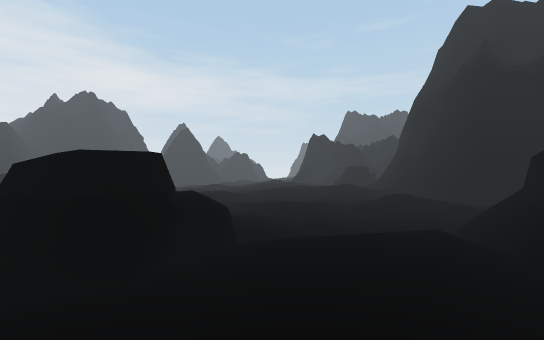
View 1 (above)

24 first-person views from a walk through a 3-D level made in the Unity game engine. The camera is 1.5 m above the floor, looks level and sees 90° across. The floor is counted in squares, 2 m on a side. Each view is taken from the middle of a square. On the plan, view 1 faces up. The plan holds only what a view shows up to about 10 squares ahead; the rest is blank. The place goes on beyond the plan. The player character is not drawn.

View 2
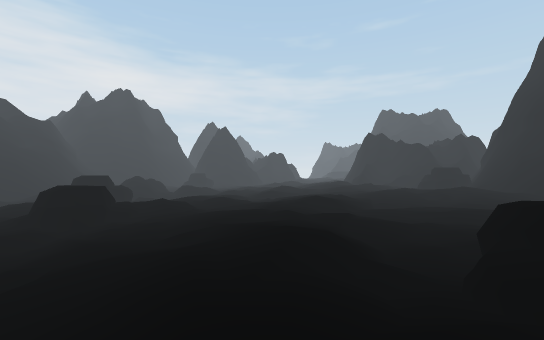

View 3
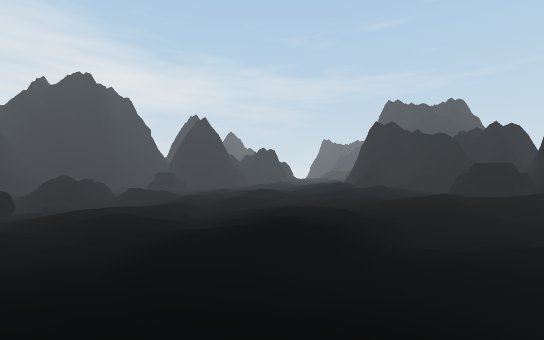

View 4
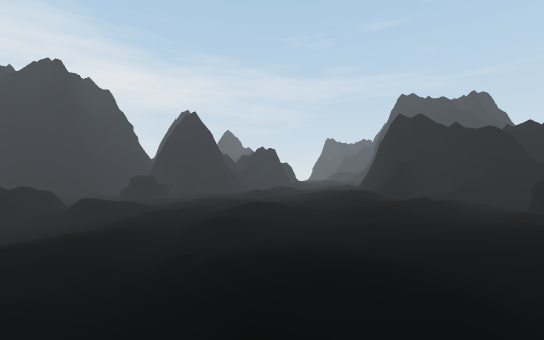

View 5
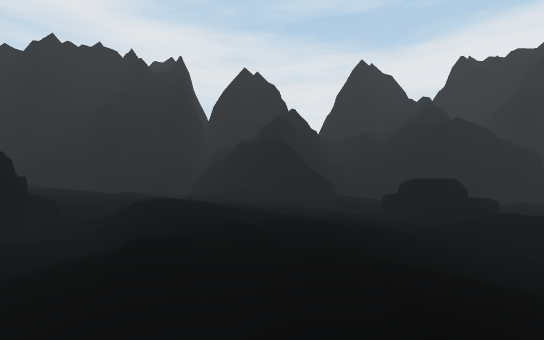

View 6
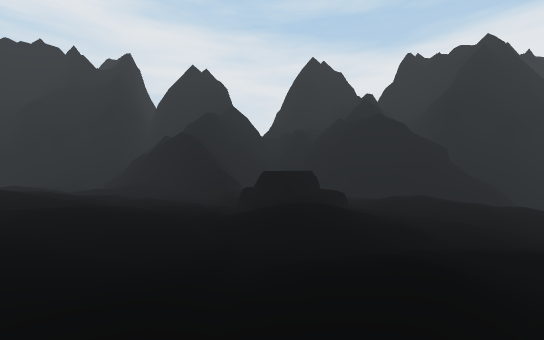

View 7
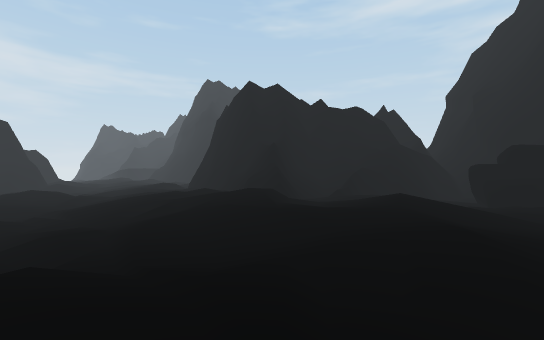

View 8
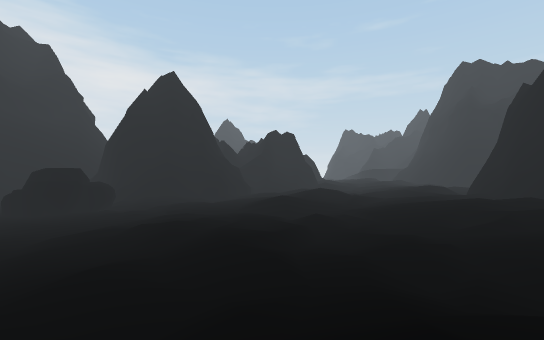

View 9
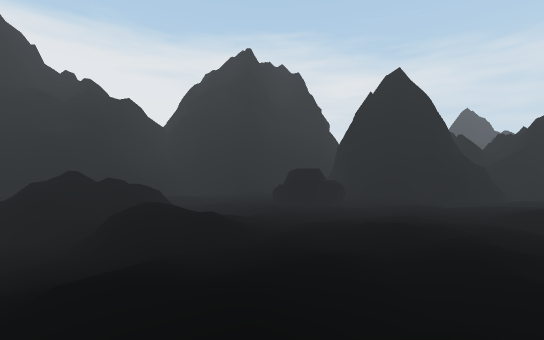

View 10
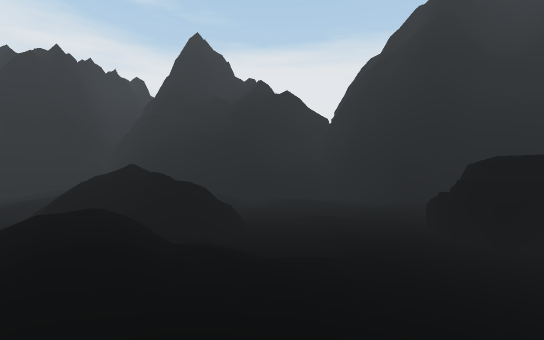

View 11
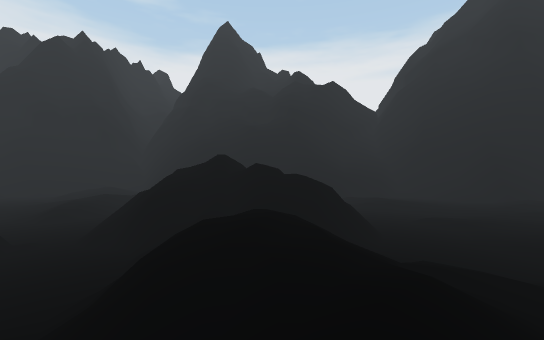

View 12
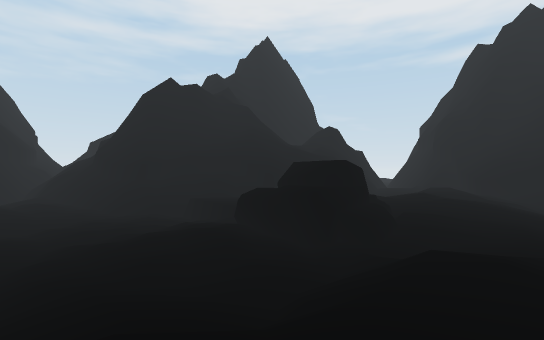

View 13
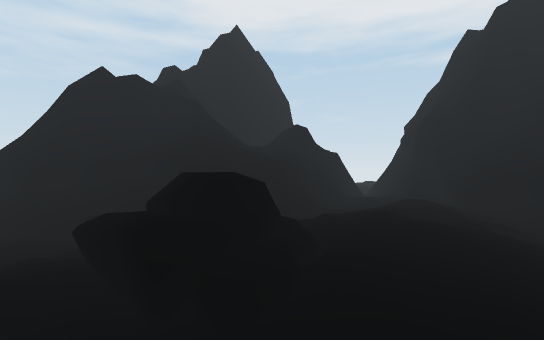

View 14
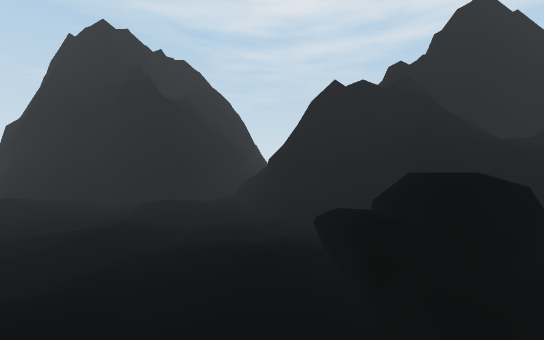

View 15
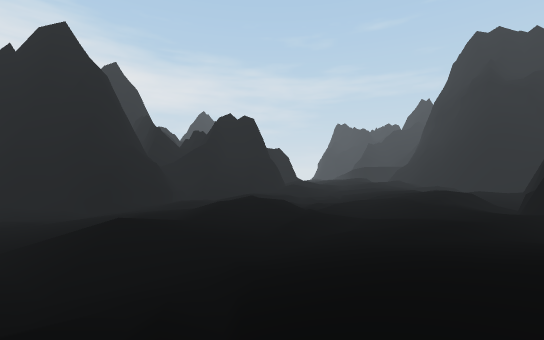

View 16
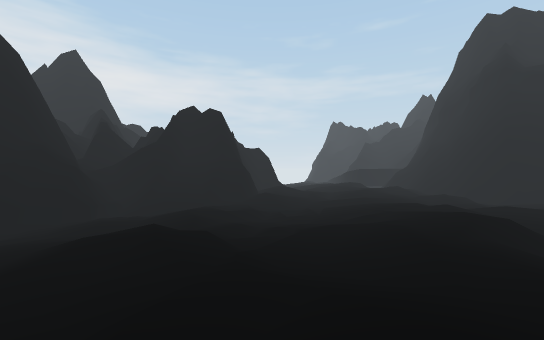

View 17
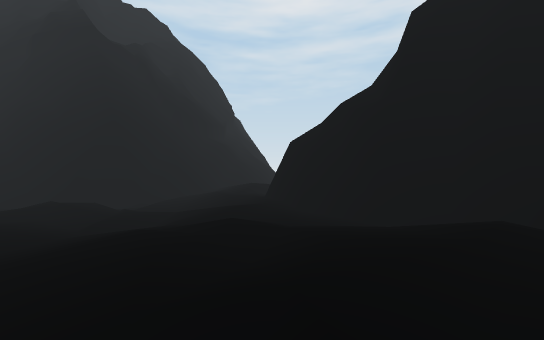

View 18
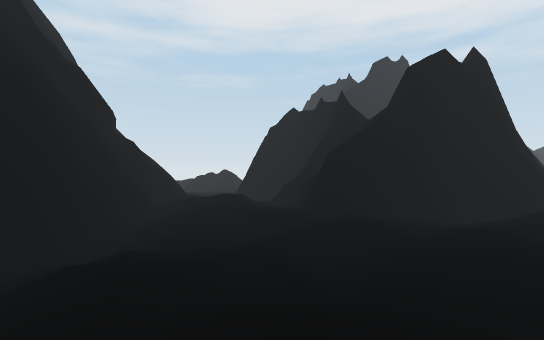

View 19
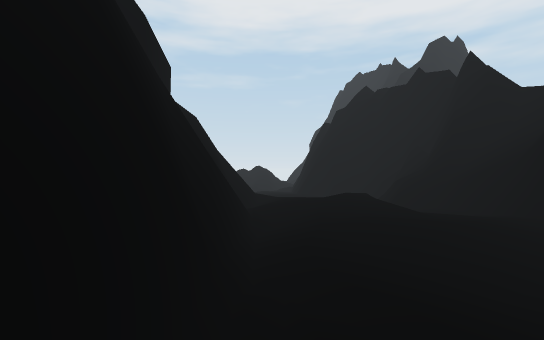

View 20
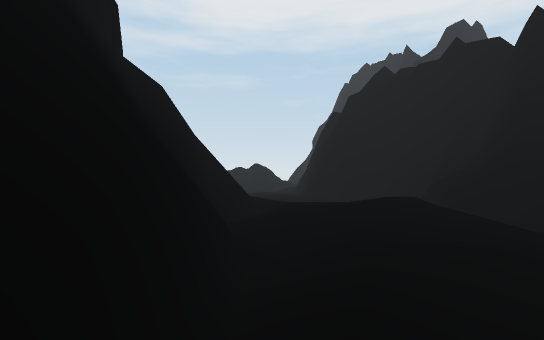

View 21
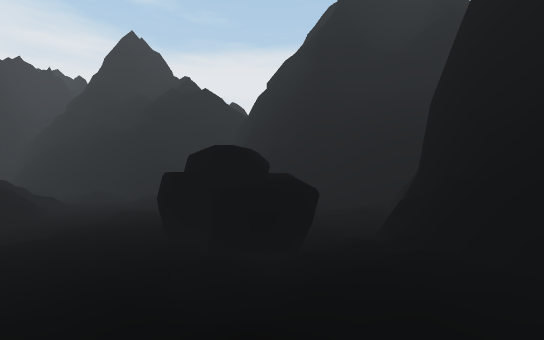

View 22
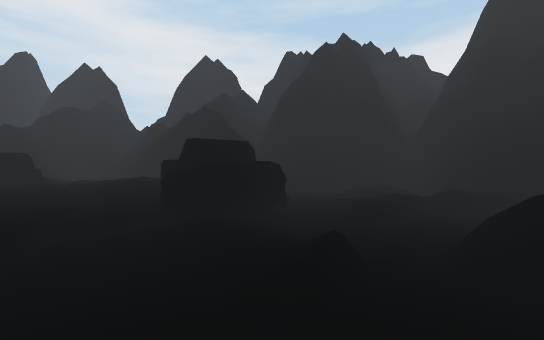

View 23
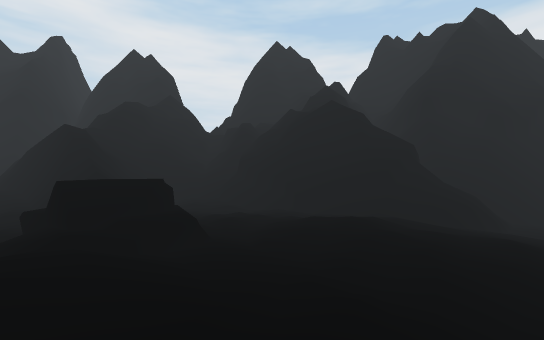

View 24
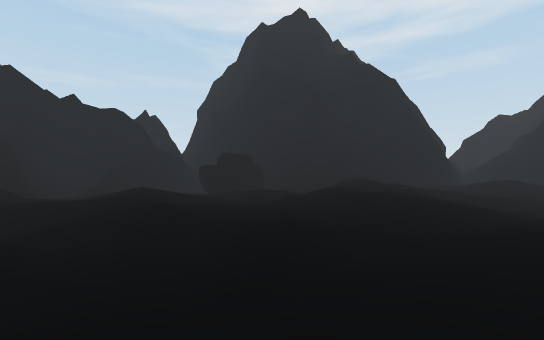

### Floor plan
Key: @ floor where view 1 was taken; # wall or solid block; . main floor; : floor 0.25 m higher than the main floor; - floor 0.25 m lower than the main floor; + floor 0.5 m higher than the main floor; _ floor 0.5 m lower than the main floor; * floor 0.75 m higher than the main floor; < floor 0.75 m lower than the main floor; % floor 1 m higher than the main floor; ( floor 1 m lower than the main floor; / step, stairs or slope; = window, fence, low wall or low ledge; ^ raised ledge; O other object.
Columns run from 18 left of view 1 to 12 right of it. Each row starts with its distance up from view 1.
 31                  ..-../_#
 30                ##.-_..-_##
 29              ####/_-.-///##
 28             ##=_-__--_-_--##
 27             ##_--<_..-./...##
 26      #### ###<--___/...#././#
 25     ##</###/< _--_...-####  _
 24     ##<((__<<_-.:--./#####///__
 23    ##_< OO(___-.-.-.##   #####_
 22   ##/<<<OO<<__/.--..#        ##
 21   #<<<<<<<<<____-.. #
 20   #<_(((<<<__---.:+ ##
 19   #<(((((/<_---_-/: ###
 18   #/((/=<//__-//./+ //##
 17   #/(//#/:/_----.:+..:###
 16   #(  %/////--/:..+++..##
 15  ##_  ..((<_--/..:++:.OO#
 14  ^=-/(((((<_-_.../:.::OO#
 13  #/_-_/(<((-.-/-..::: ./#
 12 ##/__<(OO<-..--...:++ :##
 11  ##_<</OO_-....::.++*%:#
 10  ###</-/.-.://.:+::/:++#
  9   ##==.........++...:::#
  8    #^#.::..+/.+*/./..::#
  7     ##/...%/::+:..:/:/+##
  6      ##...O/:+++:..:/++:###
  5       #-./..:/+/.:...:+/==#
  4       #/./=.:/%/:+:../===#
  3       #/#=#.:++:OO/=/=^^^
  2       #=###*::++OO+*#=^
  1       ######+++****===^
  0            #./+%%+@==##
 -1            #/++*%//=#=
 -2            #//:/%/=#  ^
 -3             ^###*+=####
 -4                ##/=#
 -5                 ####

Where each view was taken, in squares from view 1:
view 1: 0 up, 0 right, facing up
view 2: 1 up, 4 left, facing up
view 3: 5 up, 3 left, facing up
view 4: 8 up, 3 left, facing up
view 5: 8 up, 2 left, facing down-left
view 6: 10 up, 4 left, facing down-left
view 7: 14 up, 3 left, facing up-right
view 8: 15 up, 4 left, facing up
view 9: 15 up, 4 left, facing up-left
view 10: 19 up, 6 left, facing left
view 11: 17 up, 7 left, facing left
view 12: 6 up, 4 left, facing down-right
view 13: 4 up, 4 left, facing down-right
view 14: 4 up, 4 left, facing right
view 15: 19 up, 2 left, facing up
view 16: 21 up, 1 left, facing up
view 17: 26 up, 0 right, facing right
view 18: 30 up, 2 right, facing down-right
view 19: 30 up, 5 right, facing down-right
view 20: 29 up, 6 right, facing down-right
view 21: 23 up, 6 left, facing left
view 22: 15 up, 8 left, facing down-left
view 23: 10 up, 7 left, facing down-left
view 24: 13 up, 4 left, facing right
